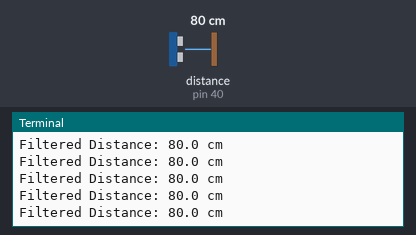
Simulated run of this program. Board: Raspberry Pi (header pin numbers). Shown: the last lines printed to the terminal. The inputs (shaded band) are chosen by the test bench; at power-on: distance to the obstacle (sensor on pin 40) 80 cm. The echo pulse lasts 58.3 µs per cm; the clock reads 2024-03-15 10:24:30 at power-on unless the program sets it.

Above: at 3.2 s.
3.3 s: distance to the obstacle (sensor on pin 40) set to 2 cm
At 3.38 s:
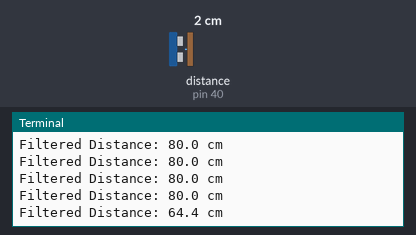
4.8 s: distance to the obstacle (sensor on pin 40) set to 4 cm
At 4.89 s:
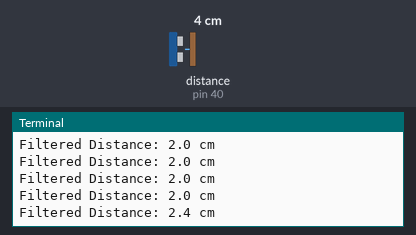
Timing chart, 0 to 7.8 s (numbered marks = the images above; inputs shaded):
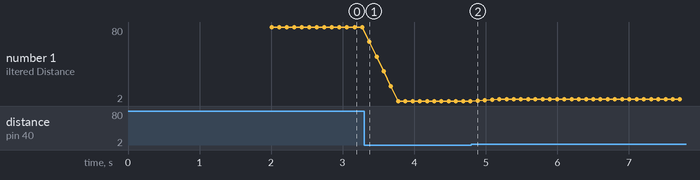

Measured:
- after the input at 3.3 s, the terminal: prints a new line after 0.07 s (image 1)
- after the input at 4.8 s, the terminal: prints a new line after 0.09 s (image 2)
- plotted number 1: 80 → 2 after the input at 3.3 s, 2 → 4 after the input at 4.8 s

The program:

us.py
```python
import time
from ultrasonic_sensor import UltrasonicSensor

# Define GPIO pins for the ultrasonic sensor
TRIG_PIN = 38  # TRIG pin connected to GPIO pin 38
ECHO_PIN = 40  # ECHO pin connected to GPIO pin 40

# Create an instance of the UltrasonicSensor class with a window size of 5
sensor = UltrasonicSensor(TRIG_PIN, ECHO_PIN, window_size=5)

try:
    while True:
        # Measure and print the filtered (average) distance
        distance = sensor.measure_distance()
        print(f"Filtered Distance: {distance} cm")

        # Wait for a while before taking the next measurement
        time.sleep(0.1)

except KeyboardInterrupt:
    print("Measurement stopped by user")

finally:
    sensor.cleanup()  # Clean up GPIO settings when done
```

ultrasonic_sensor.py
```python
import RPi.GPIO as GPIO
import time
from collections import deque

# Set the GPIO mode to BOARD
GPIO.setmode(GPIO.BOARD)

class UltrasonicSensor:
    def __init__(self, trig_pin, echo_pin, window_size=5):
        """
        Initializes the ultrasonic sensor with the specified GPIO pins and optional window size.

        :param trig_pin: GPIO pin connected to the TRIG of the ultrasonic sensor.
        :param echo_pin: GPIO pin connected to the ECHO of the ultrasonic sensor.
        :param window_size: Number of measurements to consider for the moving average filter.
        """
        self.trig_pin = trig_pin
        self.echo_pin = echo_pin
        self.window_size = window_size
        self.distances = deque(maxlen=window_size)  # To store the last 'window_size' measurements

        # Set up the TRIG and ECHO pins
        GPIO.setup(self.trig_pin, GPIO.OUT)  # TRIG pin as output
        GPIO.setup(self.echo_pin, GPIO.IN)   # ECHO pin as input

        # Ensure the TRIG pin is LOW initially
        GPIO.output(self.trig_pin, GPIO.LOW)

        # Wait for the sensor to stabilize
        print("Waiting for sensor to stabilize...")
        time.sleep(2)

    def measure_distance(self):
        """
        Measures the distance using the ultrasonic sensor and applies a moving average filter.

        :return: Averaged distance in centimeters (float).
        """
        # Send a 10us pulse to the TRIG pin to trigger the sensor
        GPIO.output(self.trig_pin, GPIO.HIGH)
        time.sleep(0.00001)  # 10 microseconds
        GPIO.output(self.trig_pin, GPIO.LOW)

        # Record the start time and wait for the echo to be received
        start_time = time.time()
        while GPIO.input(self.echo_pin) == GPIO.LOW:
            start_time = time.time()

        # Record the time the echo is received
        stop_time = time.time()
        while GPIO.input(self.echo_pin) == GPIO.HIGH:
            stop_time = time.time()

        # Calculate the duration of the pulse
        pulse_duration = stop_time - start_time

        # Calculate the distance (in centimeters)
        distance = pulse_duration * 17150  # Speed of sound is 34300 cm/s (divide by 2 for round-trip)
        distance = round(distance)  # Round to integer

        # Store the current distance measurement in the deque (circular buffer)
        self.distances.append(distance)

        # Compute the average distance from the last 'window_size' measurements
        if len(self.distances) == self.window_size:
            avg_distance = sum(self.distances) / len(self.distances)
        else:
            # If not enough measurements yet, return the latest measurement
            avg_distance = distance

        return round(avg_distance, 2)  # Return the average, rounded to two decimal places

    def cleanup(self):
        """
        Cleans up the GPIO settings. Should be called when done using the sensor.
        """
        GPIO.cleanup()
```
